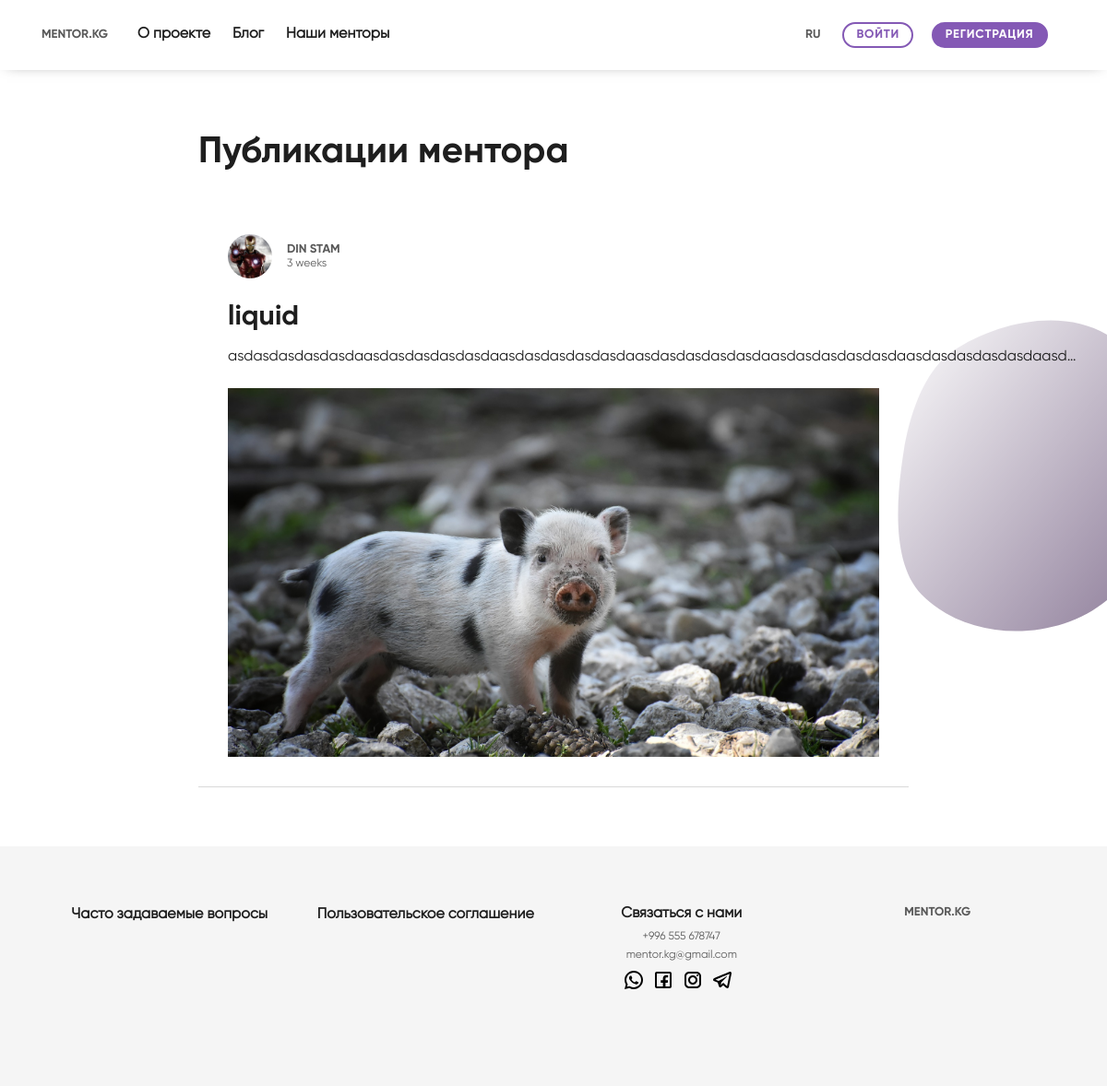
Before: /din/blog/ with the older database file.
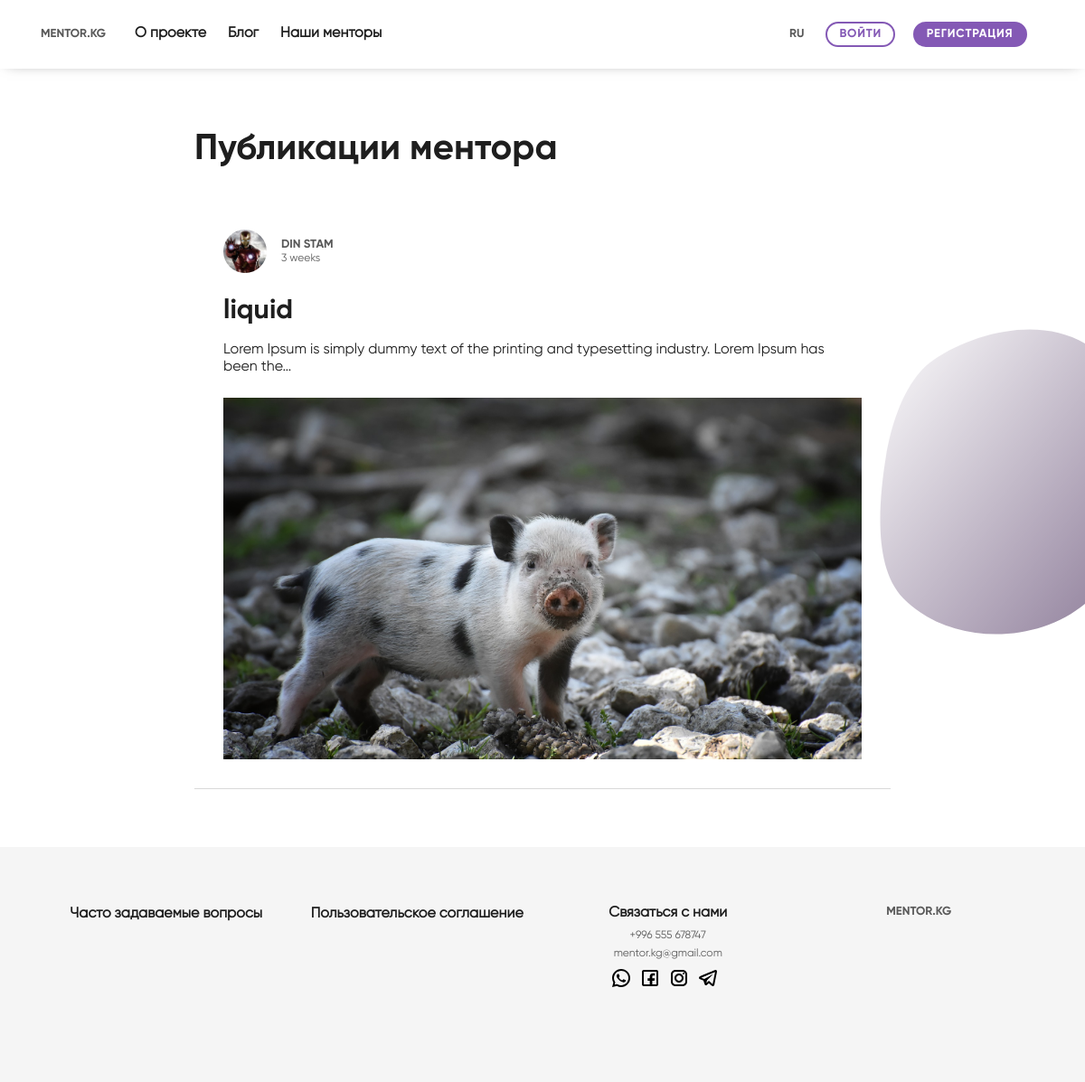
After: the same page with the newer database file.
### blog/models.py (models this page shows, shortened)
class Blog(models.Model):
    user = models.ForeignKey(User, on_delete=models.CASCADE)
    title = models.CharField(max_length=100)
    content = models.TextField()
    updated = models.DateTimeField(auto_now=True)
    timestamp = models.DateTimeField(auto_now_add=True)

class BlogImage(models.Model):
    image = models.ImageField(null=True, blank=True, upload_to='blog_images')
    blog = models.ForeignKey(Blog, on_delete=models.CASCADE)

### accounts/models.py (models this page shows, shortened)
class User(AbstractUser):
    USER_TYPE_CHOICES = (
        ('Mentor', 'Mentor'),
        ('Student', 'Student'),
    )
    user_type = models.CharField(max_length=20, choices=USER_TYPE_CHOICES)

class UserProfile(models.Model):
    user = models.OneToOneField(User, related_name='profile', on_delete=models.CASCADE)
    image = models.ImageField(default='default.png', upload_to='profile_pics')
    position = models.CharField(max_length=120)
    company = models.CharField(max_length=120)
    biography = models.TextField()
    expectations = models.TextField()
    following = models.ManyToManyField(settings.AUTH_USER_MODEL, blank=True, related_name='followed_by')
    objects = UserProfileManager()

### accounts/views.py (the view)
# urls.py: path('<username>/blog/', UserBlog.as_view(), name='user_blog'),
class UserBlog(DetailView):
    template_name = "accounts/blog_user_list.html"
    queryset = User.objects.all()
    def get_object(self):
        return get_object_or_404(User, username__iexact=self.kwargs.get("username"))

### accounts/templates/accounts/blog_user_list.html (shortened to what this page needs)
{% extends "base.html" %}
{% load crispy_forms_tags %}
{% block content %}
    <main>
        <div class="background-blobs">
            <section>
                <div
                        class="container col-lg-8 col-md-10 col-sm-12"
                        id="blog__blog-cards"
                >
                    <h2 class="font-title">Публикации ментора</h2>
                    {% for blog in object.blog_set.all %}
                        <div class="blog-card">
                            <div class="blog-card__blog-card-header">
                                <div class="blog-card__blog-card-header__avatar">
                                    <img src="{{ blog.user.profile.image.url }}">
                                </div>
                                <div class="blog_card__blog-card-header__username">
                                    <h4 class="font-subtitle"><a href="/{{ blog.user.username }}">{{ blog.user.first_name }} {{ blog.user.last_name }}</a></h4>
                                    <p class="font-text-sm">{{ blog.timestamp|timesince }}</p>
                                </div>
                            </div>
                            <div class="blog-card__blog-card-body">
                                <h4 class="font-title-sm">
                                    <a href="{% url 'blog:detail' blog.id %}"
                                    >{{ blog.title }}</a
                                    >
                                </h4>
                                <p class="font-text">
                                    {{ blog.content|truncatechars:100 }}
                                </p>
                                <div class="blog-card__blog-card-body__img">
                                    <img src="{{ blog.blogimage_set.first.image.url }}"/>
                                </div>
                            </div>
                        </div>
                    {% empty %}
                        <h5 class="font-text mt-5">Пока публикаций нет</h5>
                    {% endfor %}
                </div>
            </section>
        </div>
    </main>
{% endblock content %}

Changed rows visible on the page:
changed Blog "liquid": content "asdasdasdasdasdaasdasdasdasdasdaasdasdasdasdasdaasdasdasdasdasdaasdasdasdasdasdaasdasdasdasdasdaasd…" → "Lorem Ipsum is simply dummy text of the printing and typesetting industry. Lorem Ipsum has been the…"
